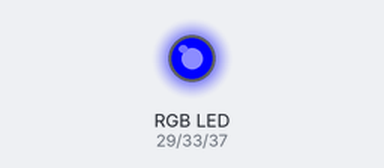
Bench run of a program on a simulated Raspberry Pi (header pin numbers). On the bench: an RGB LED mixed from three pins (HIGH = lit).

Above: at 0.2 s.
At 1.2 s:
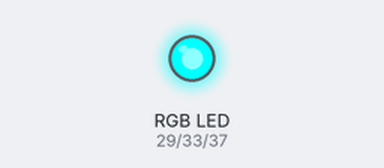
At 1.7 s:
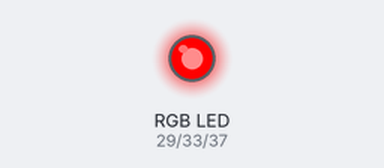
At 3.2 s:
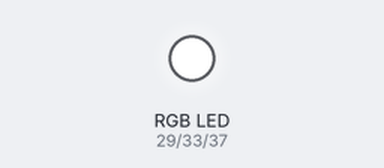
At 5.7 s:
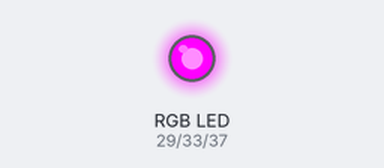
At 7.7 s:
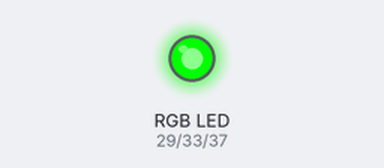
Timing chart, 0 to 8.1 s (numbered marks = the images above):
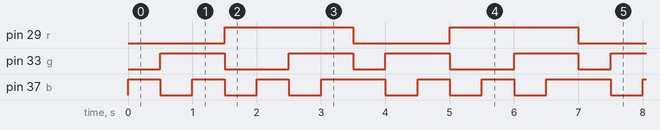

Measured:
- by itself, pin 29 (r): alternates HIGH for 2.0 s and LOW for 1.5 s
- by itself, pin 33 (g): repeats every 3.5 s: LOW 1.0 s, HIGH 1.0 s, LOW 0.50 s, HIGH 1.0 s
- by itself, pin 37 (b): repeats every 3.5 s: 2 × (LOW 0.50 s, HIGH 0.50 s), LOW 0.50 s, HIGH 1.0 s

The program:

LED.py
```python
##
# Raspberry Pi 4
# Author: csbc
# Description: Turns on the individual colors of an RGB LED
# Prerequisites:
# 1) Add the user to the gpio group:
#      sudo usermod -a -G gpio pi
# 2) Make sure that you double check the connections between the the GPIO and RGB LED.
#    Beware of the difference between GPIO.BOARD and GPIO.BCM
#
##

import RPi.GPIO as GPIO
import time
import math
GPIO.setmode(GPIO.BOARD)
GPIO.setwarnings(False)

def toggle(led):
    if (GPIO.input(led)):
        GPIO.output(led, GPIO.LOW)
    else:
        GPIO.output(led, GPIO.HIGH)

def bool_to_pin(b):
    if b:
        return GPIO.HIGH
    else:
        return GPIO.LOW

def turn_off_rgb(leds):
    for led in leds:
        GPIO.output(led, GPIO.LOW)

def set_rgb(integer, leds):
    # No. of states: 2^3 = 8
    # Allowed states: 0, 1, .., 7

    if not (0 <= integer and integer <= 7):
        raise Exception("Illegal parameter: state. Must be within [0, 1, .., 7]")

    binary_state = convert_to_bin(integer)
    #print(binary_state)

    turn_off_rgb(leds)

    # Set the intended rgb
    # blue is lowest value (1)
    # red is highest value (7)
    for i in range(len(binary_state)):
        index = len(leds)-i-1
        index2 = len(binary_state)-i-1
        GPIO.output(leds[index], bool_to_pin(binary_state[index2]))

def init_bin_arr(s):
# Prepares an array with enough space to store the provided integer value in binary form
    if s == 0 or s == 1:
        return [False]
    else:
        return [False] * math.ceil((math.log2(s+1)))

def reverse_array(arr):
    return arr[::-1]

def convert_to_bin_arr(s, p, bin_arr):
    if s == 0:
        return reverse_array(bin_arr) # Left-most bit is most significant bit

    if (s / (math.pow(2, p))) >= 1:
        bin_arr[p] = True
        s = (s - math.pow(2, p))
    else:
        bin_arr[p] = False

    return convert_to_bin_arr(s, p-1, bin_arr)

def convert_to_bin(integer):
    integer_to_convert_to_binary = integer
    bin_arr = init_bin_arr(integer_to_convert_to_binary)
    potens = len(bin_arr) - 1
    return convert_to_bin_arr(integer_to_convert_to_binary, potens, bin_arr)

def init_rgb_led():
    r = 29
    g = 33
    b = 37
    leds = [r, g, b]

    GPIO.setup(r, GPIO.OUT)
    GPIO.setup(g, GPIO.OUT)
    GPIO.setup(b, GPIO.OUT)
    GPIO.output(r, GPIO.LOW)
    GPIO.output(g, GPIO.LOW)
    GPIO.output(b, GPIO.LOW)

    return leds


rgb_led = init_rgb_led()

while True:
    for i in range(1,8):
        set_rgb(i, rgb_led)
        time.sleep(0.5)
```
